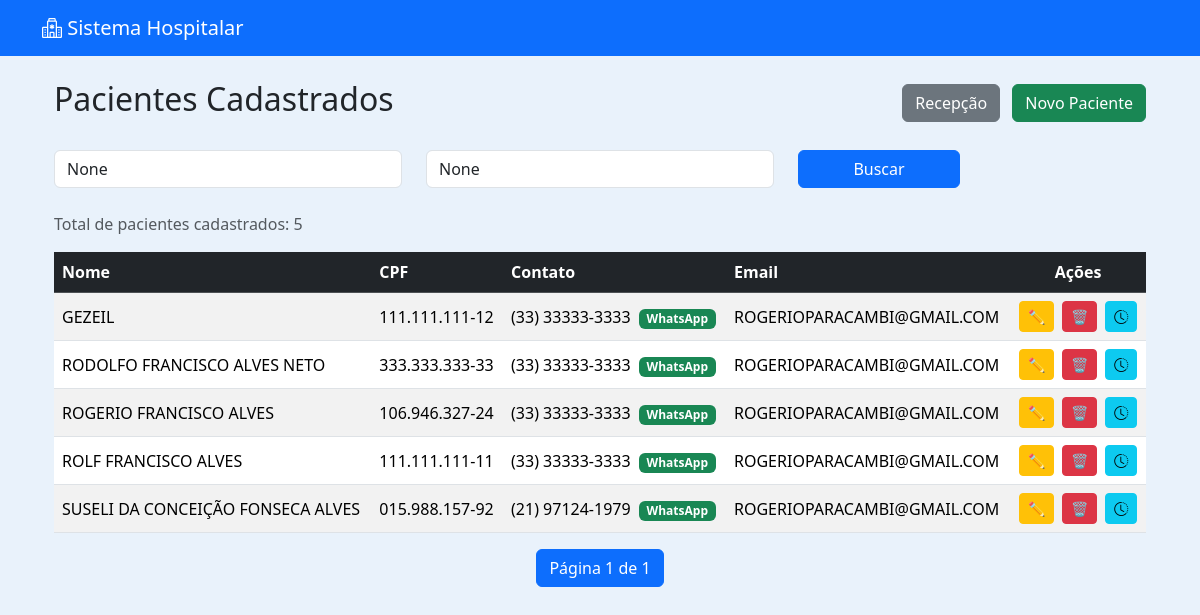
The app's page /pacientes/ (signed in) with its own data.
### pacientes/models.py (models this page shows, shortened)
class Paciente(models.Model):
    nome = models.CharField(max_length=100)
    nome_social = models.CharField(max_length=100, blank=True, null=True)
    nome_mae = models.CharField(max_length=100)
    nome_pai = models.CharField(max_length=100, blank=True, null=True)
    cpf = models.CharField(
        max_length=14,
        unique=True,
        validators=[
            RegexValidator(
                r'^\d{3}\.\d{3}\.\d{3}-\d{2}$',
                'CPF inválido! Use XXX.XXX.XXX-XX'
            )
        ]
    )
    data_nascimento = models.DateField()
    SEXO_BIOLOGICO_CHOICES = [
        ('M', 'Masculino'),
        ('F', 'Feminino'),
        ('I', 'Intersexo'),
    ]
    sexo_biologico = models.CharField(max_length=1, choices=SEXO_BIOLOGICO_CHOICES)
    identidade_genero = models.CharField(max_length=50)
    orientacao_sexual = models.CharField(max_length=50)
    NACIONALIDADE_CHOICES = [
        ('BRASILEIRA', 'Brasileira'),
        ('ARGENTINA', 'Argentina'),
        ('BOLIVIANA', 'Boliviana'),
        ('CHILENA', 'Chilena'),
        ('COLOMBIANA', 'Colombiana'),
        ('PARAGUAIA', 'Paraguaia'),
        ('PERUANA', 'Peruana'),
        ('URUGUAIA', 'Uruguaia'),
        ('VENEZUELANA', 'Venezuelana'),
        ('OUTRA', 'Outra'),
    ]
    nacionalidade = models.CharField(
        max_length=20,
        choices=NACIONALIDADE_CHOICES,
        default='BRASILEIRA'
    )
    naturalidade = models.CharField(max_length=100)
    RACA_COR_CHOICES = [
        ('BRANCA', 'Branca'),
        ('PRETA', 'Preta'),
        ('PARDA', 'Parda'),
        ('AMARELA', 'Amarela'),
        ('INDIGENA', 'Indígena'),
    ]
    raca_cor = models.CharField(max_length=10, choices=RACA_COR_CHOICES)
    ESTADO_CIVIL_CHOICES = [
        ('SOLTEIRO', 'Solteiro(a)'),
        ('CASADO', 'Casado(a)'),
        ('DIVORCIADO', 'Divorciado(a)'),
        ('VIUVO', 'Viúvo(a)'),
        ('UNIAO_ESTAVEL', 'União Estável'),
    ]
    estado_civil = models.CharField(max_length=20, choices=ESTADO_CIVIL_CHOICES)
    ESCOLARIDADE_CHOICES = [
        ('SEM_INSTRUCAO', 'Sem instrução'),
        ('FUNDAMENTAL_INCOMPLETO', 'Fundamental incompleto'),
        ('FUNDAMENTAL_COMPLETO', 'Fundamental completo'),
        ('MEDIO_INCOMPLETO', 'Médio incompleto'),
        ('MEDIO_COMPLETO', 'Médio completo'),
        ('SUPERIOR_INCOMPLETO', 'Superior incompleto'),
        ('SUPERIOR_COMPLETO', 'Superior completo'),
        ('POS_GRADUACAO', 'Pós-graduação'),
        ('MESTRADO', 'Mestrado'),
        ('DOUTORADO', 'Doutorado'),
    ]
    escolaridade = models.CharField(max_length=30, choices=ESCOLARIDADE_CHOICES)
    profissao = models.CharField(max_length=50)
    rg = models.CharField(max_length=20)
    orgao_emissor = models.CharField(max_length=10)
    UF_CHOICES = [
        ('AC','AC'), ('AL','AL'), ('AP','AP'), ('AM','AM'),
        ('BA','BA'), ('CE','CE'), ('DF','DF'), ('ES','ES'),
        ('GO','GO'), ('MA','MA'), ('MT','MT'), ('MS','MS'),
        ('MG','MG'), ('PA','PA'), ('PB','PB'), ('PR','PR'),
        ('PE','PE'), ('PI','PI'), ('RJ','RJ'), ('RN','RN'),
        ('RS','RS'), ('RO','RO'), ('RR','RR'), ('SC','SC'),
        ('SP','SP'), ('SE','SE'), ('TO','TO'),
    ]
    uf_rg = models.CharField(max_length=2, choices=UF_CHOICES)
    cep = models.CharField(
        max_length=9,
        validators=[
            RegexValidator(
                r'^\d{5}-\d{3}$',
                'CEP inválido! Use XXXXX-XXX'
            )
        ]
    )
    endereco = models.CharField(max_length=100)
    numero = models.CharField(max_length=10)
    complemento = models.CharField(max_length=50, blank=True, null=True)
    bairro = models.CharField(max_length=50)
    municipio = models.CharField(max_length=50)
    uf = models.CharField(max_length=2, choices=UF_CHOICES)
    ZONA_CHOICES = [
        ('URBANA', 'Urbana'),
        ('RURAL', 'Rural'),
    ]
    zona = models.CharField(max_length=6, choices=ZONA_CHOICES)
    telefone_fixo = models.CharField(
        max_length=15,
        blank=True,
        null=True,
        validators=[
            RegexValidator(
                r'^\(\d{2}\)\s\d{4}-\d{4}$',
                'Telefone inválido! Use (XX) XXXX-XXXX'
            )
        ]
    )
    celular = models.CharField(
        max_length=15,
        validators=[
            RegexValidator(
                r'^\(\d{2}\)\s\d{5}-\d{4}$',
                'Celular inválido! Use (XX) XXXXX-XXXX'
            )
        ]
    )
    whatsapp = models.BooleanField(default=False)
    email = models.EmailField(blank=True, null=True)
    cartao_sus = models.CharField(max_length=18, blank=True, null=True)
    criado_por = models.ForeignKey(
        User,
        on_delete=models.SET_NULL,
        null=True,
        blank=True,
        related_name='pacientes_criados'
    )
    data_criacao = models.DateTimeField(default=timezone.now, editable=False)
    data_atualizacao = models.DateTimeField(auto_now=True)

### pacientes/views.py (the view)
# urls.py: path('', views.paciente_list, name='paciente_list'),
@login_required
@user_passes_test(apenas_recepcao)
def paciente_list(request):
    pacientes = Paciente.objects.all().order_by('nome')
    nome = request.GET.get('nome')
    cpf = request.GET.get('cpf')
    if nome:
        pacientes = pacientes.filter(nome__icontains=nome)
    if cpf:
        pacientes = pacientes.filter(cpf__icontains=cpf)
    paginator = Paginator(pacientes, 5)  # 5 por página
    page_number = request.GET.get('page')
    page_obj = paginator.get_page(page_number)
    context = {
        'page_obj': page_obj,
        'nome': nome,
        'cpf': cpf,
    }
    return render(request, 'pacientes/paciente_list.html', context)

### pacientes/views.py (called while the page is built)
def apenas_recepcao(user):
    return user.is_authenticated and user.perfil == 'recepcao'

### pacientes/templates/pacientes/paciente_list.html (shortened to what this page needs)
{% extends 'usuarios/base.html' %}
{% load static %}
{% block content %}
<div class="container mt-4">
    <div class="d-flex justify-content-between align-items-center mb-4">
        <h2>Pacientes Cadastrados</h2>
        <div>
            <a href="{% url 'recepcao_dashboard' %}" class="btn btn-secondary me-2">
                Recepção
            </a>
            <a href="{% url 'paciente_create' %}" class="btn btn-success">
                Novo Paciente
            </a>
        </div>
    </div>
    <form method="get" class="row mb-4">
        <div class="col-md-4">
            <input type="text" name="nome"
                   value="{{ nome }}"
                   class="form-control"
                   placeholder="Buscar por Nome">
        </div>
        <div class="col-md-4">
            <input type="text" name="cpf"
                   value="{{ cpf }}"
                   class="form-control"
                   placeholder="Buscar por CPF">
        </div>
        <div class="col-md-2">
            <button type="submit" class="btn btn-primary w-100">
                Buscar
            </button>
        </div>
    </form>
    <p class="text-muted">
        Total de pacientes cadastrados: {{ page_obj.paginator.count }}
    </p>
    <div class="table-responsive">
        <table class="table table-hover table-striped align-middle">
            <thead class="table-dark">
                <tr>
                    <th>Nome</th>
                    <th>CPF</th>
                    <th>Contato</th>
                    <th>Email</th>
                    <th class="text-center">Ações</th>
                </tr>
            </thead>
            <tbody>
                {% for paciente in page_obj %}
                <tr>
                    <td>{{ paciente.nome }}</td>
                    <td>{{ paciente.cpf }}</td>
                    <td>
                        {{ paciente.celular }}
                        {% if paciente.whatsapp %}
                            <span class="badge bg-success ms-1">WhatsApp</span>
                        {% endif %}
                    </td>
                    <td>{{ paciente.email|default:"-" }}</td>
                    <td class="text-center">
                        <a href="{% url 'paciente_update' paciente.id %}"
                           class="btn btn-sm btn-warning me-1"
                           title="Editar">
                            ✏️
                        </a>
                        <a href="{% url 'paciente_delete' paciente.id %}"
                           class="btn btn-sm btn-danger me-1"
                           title="Excluir">
                            🗑️
                        </a>
                        <a href="{% url 'historico_paciente' paciente.id %}"
                           class="btn btn-sm btn-info"
                           title="Histórico do Paciente">
                            <i class="bi bi-clock-history"></i>
                        </a>
                    </td>
                </tr>
                {% empty %}
                <tr>
                    <td colspan="5" class="text-center">
                        Nenhum paciente encontrado.
                    </td>
                </tr>
                {% endfor %}
            </tbody>
        </table>
    </div>
    <nav>
        <ul class="pagination justify-content-center">
            <li class="page-item active">
                <span class="page-link">
                    Página {{ page_obj.number }} de {{ page_obj.paginator.num_pages }}
                </span>
            </li>
        </ul>
    </nav>
</div>
{% endblock %}

### usuarios/templates/usuarios/base.html (style rules this page uses)
body { background-color: #e9f2fb; }

### records on screen
Paciente: nome "GEZEIL", cpf "111.111.111-12", celular "(33) 33333-3333", whatsapp "WhatsApp", email "ROGERIOPARACAMBI@GMAIL.COM"
Paciente: nome "RODOLFO FRANCISCO ALVES NETO", cpf "333.333.333-33", celular "(33) 33333-3333", whatsapp "WhatsApp", email "ROGERIOPARACAMBI@GMAIL.COM"
Paciente: nome "ROGERIO FRANCISCO ALVES", cpf "106.946.327-24", celular "(33) 33333-3333", whatsapp "WhatsApp", email "ROGERIOPARACAMBI@GMAIL.COM"
Paciente: nome "ROLF FRANCISCO ALVES", cpf "111.111.111-11", celular "(33) 33333-3333", whatsapp "WhatsApp", email "ROGERIOPARACAMBI@GMAIL.COM"
Paciente: nome "SUSELI DA CONCEIÇÃO FONSECA ALVES", cpf "015.988.157-92", celular "(21) 97124-1979", whatsapp "WhatsApp", email "ROGERIOPARACAMBI@GMAIL.COM"

### other values on screen
{{ page_obj.paginator.count }} "5"
{{ page_obj.number }} "1"
{{ page_obj.paginator.num_pages }} "1"
